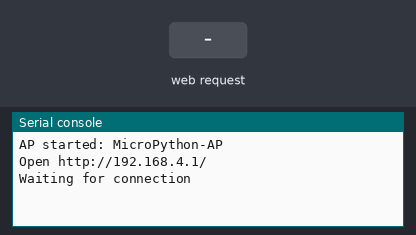
This program was run on a simulated Raspberry Pi Pico running MicroPython. Parts: the last lines printed to the serial console. The inputs (shaded band) are chosen by the test bench. The board's own WiFi access point starts at once.

Above: at 1.2 s.
1.3 s: HTTP request GET /probe? received
At 1.8 s:
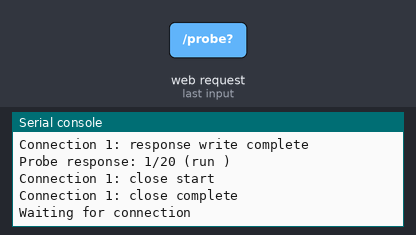
2.8 s: HTTP request GET / received
At 4.1 s:
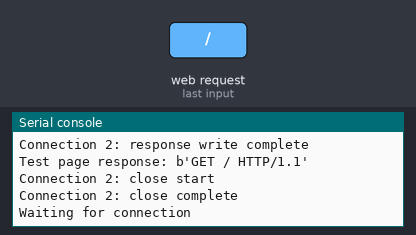

The program:

micropython_ap_http_comparison.py
```python
import network
import socket
import time


SSID = "MicroPython-AP"
PASSWORD = "12345678"
HTTP_PORT = 80
HTTP_READ_CHUNK_SIZE = 512
HTTP_MAX_HEADER_SIZE = 4096
HTTP_REQUEST_TIMEOUT_SECONDS = 5
HTTP_TOTAL_REQUEST_COUNT = 20
HTTP_CONCURRENT_REQUEST_COUNT = 3
HTTP_FETCH_TIMEOUT_MS = 10000


TEST_PAGE = """<!doctype html>
<meta name="viewport" content="width=device-width,initial-scale=1">
<title>MicroPython concurrent HTTP test</title>
<button id="run">Run %d requests</button>
<pre id="result">Ready</pre>
<script>
const totalCount = %d;
const concurrentCount = %d;
const fetchTimeoutMs = %d;
const result = document.getElementById("result");
async function request(index, stamp) {
  const controller = new AbortController();
  const timeout = setTimeout(() => controller.abort(), fetchTimeoutMs);
  try {
    const response = await fetch(`/probe?id=${index}&stamp=${stamp}`, {
      cache: "no-store",
      signal: controller.signal
    });
    const body = await response.text();
    if (!response.ok || body !== `OK ${index}\\n`) {
      throw new Error(`${index}: ${response.status} ${JSON.stringify(body)}`);
    }
  } finally {
    clearTimeout(timeout);
  }
}
async function run() {
  document.getElementById("run").disabled = true;
  result.textContent = `Running 0/${totalCount} requests...`;
  const stamp = Date.now();
  const failures = [];
  let nextIndex = 0;
  let completedCount = 0;
  async function worker() {
    while (nextIndex < totalCount) {
      const index = nextIndex++;
      try {
        await request(index, stamp);
      } catch (error) {
        failures.push(`${index}: ${error}`);
      }
      completedCount += 1;
      result.textContent = `Running ${completedCount}/${totalCount} requests...`;
    }
  }
  await Promise.all(Array.from({length: concurrentCount}, worker));
  result.textContent = failures.length === 0
    ? `${totalCount}/${totalCount} passed`
    : `${totalCount - failures.length}/${totalCount} passed\\n` + failures.join("\\n");
  document.getElementById("run").disabled = false;
}
document.getElementById("run").addEventListener("click", run);
run();
</script>
""" % (
    HTTP_TOTAL_REQUEST_COUNT,
    HTTP_TOTAL_REQUEST_COUNT,
    HTTP_CONCURRENT_REQUEST_COUNT,
    HTTP_FETCH_TIMEOUT_MS,
)


def read_http_request(client):
    request = b""
    client.settimeout(HTTP_REQUEST_TIMEOUT_SECONDS)
    while b"\r\n\r\n" not in request:
        chunk = client.recv(HTTP_READ_CHUNK_SIZE)
        if not chunk:
            raise OSError("connection closed before HTTP header completed")
        request += chunk
        if len(request) > HTTP_MAX_HEADER_SIZE:
            raise OSError("HTTP request header too large")
    return request


def http_response(content_type, body):
    body_bytes = body.encode()
    header = (
        "HTTP/1.1 200 OK\r\n"
        "Content-Type: %s\r\n"
        "Content-Length: %d\r\n"
        "Cache-Control: no-store\r\n"
        "Connection: close\r\n"
        "\r\n"
    ) % (content_type, len(body_bytes))
    return header.encode() + body_bytes


ap = network.WLAN(network.WLAN.IF_AP)
server = None
connection_count = 0
probe_count = 0
probe_stamp = None

try:
    ap.config(ssid=SSID, key=PASSWORD)
    ap.active(True)
    while not ap.active():
        time.sleep_ms(10)

    address = ap.ifconfig()[0]
    server = socket.socket()
    server.setsockopt(socket.SOL_SOCKET, socket.SO_REUSEADDR, 1)
    server.bind(("0.0.0.0", HTTP_PORT))
    server.listen(5)

    print("AP started:", SSID)
    print("Open http://%s/" % address)

    while True:
        print("Waiting for connection")
        client, remote = server.accept()
        connection_count += 1
        print("Connection %d: accepted from %s" % (connection_count, remote))
        try:
            print("Connection %d: request read start" % connection_count)
            request = read_http_request(client)
            print("Connection %d: request read complete" % connection_count)
            request_line = request.split(b"\r\n", 1)[0]
            parts = request_line.split(b" ")
            path = parts[1].decode() if len(parts) > 1 else "/"

            if path.startswith("/probe?"):
                query = path.split("?", 1)[1]
                params = {}
                for item in query.split("&"):
                    key, _, value = item.partition("=")
                    params[key] = value
                request_id = params.get("id", "")
                stamp = params.get("stamp", "")
                if stamp != probe_stamp:
                    probe_stamp = stamp
                    probe_count = 0
                response = http_response("text/plain; charset=utf-8", "OK %s\n" % request_id)
            else:
                response = http_response("text/html; charset=utf-8", TEST_PAGE)

            print("Connection %d: response write start" % connection_count)
            client.sendall(response)
            print("Connection %d: response write complete" % connection_count)

            if path.startswith("/probe?"):
                probe_count += 1
                print(
                    "Probe response: %d/%d (run %s)"
                    % (probe_count, HTTP_TOTAL_REQUEST_COUNT, probe_stamp)
                )
            else:
                print("Test page response:", request_line)
        except Exception as error:
            print("HTTP error:", type(error).__name__, error)
        finally:
            print("Connection %d: close start" % connection_count)
            client.close()
            print("Connection %d: close complete" % connection_count)
except KeyboardInterrupt:
    print("Stopping HTTP server")
finally:
    if server is not None:
        server.close()
    ap.active(False)
    print("AP active?:", ap.active())
```

Measured:
- after the input at 1.3 s, the serial console: prints a new line at once (image 1)
- after the input at 2.8 s, the serial console: prints a new line at once (image 2)
